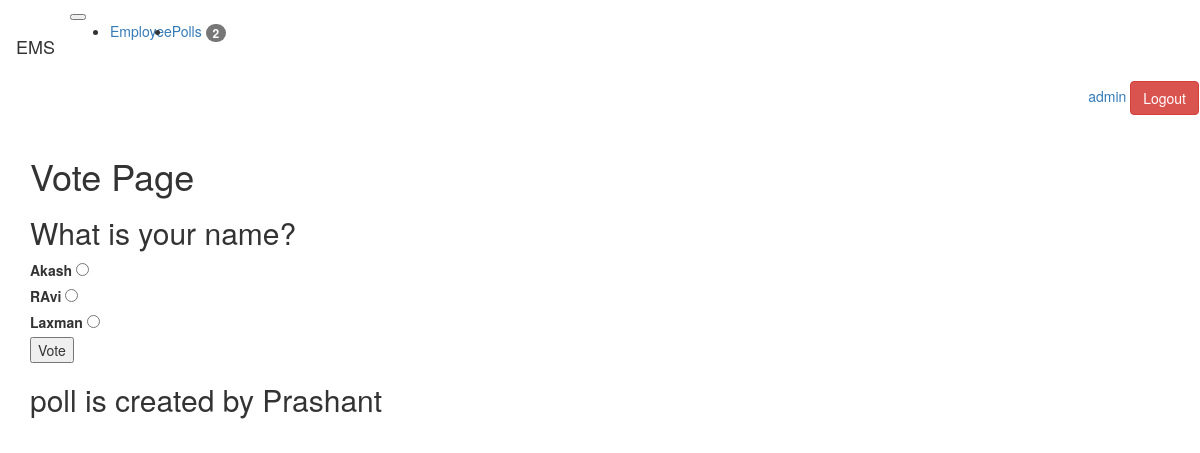
The app's page /polls/1/ (signed in) with its own data.
### poll/models.py (models this page shows, shortened)
class Qus(models.Model):
    title = models.CharField(max_length=200, null=True, blank=True)
    status = models.CharField(default='inactive', max_length=10)
    created_by= models.ForeignKey(User, null=True, blank=True, on_delete=models.CASCADE)
    start_date = models.DateTimeField(null=True, blank=True)
    start_date = models.DateTimeField(null=True, blank=True)
    created_at = models.DateTimeField(auto_now_add=True)
    updated_at = models.DateTimeField(auto_now_add=True)
    @property
    def choices(self):
        return self.choices_set.all()

class Choices(models.Model):
    qus_id = models.ForeignKey(Qus, on_delete=models.CASCADE)
    text = models.CharField(max_length=200, null=True, blank=True)
    created_at = models.DateTimeField(auto_now_add=True)
    updated_at = models.DateTimeField(auto_now_add=True)

### poll/views.py (the view, shortened to what this page needs)
# urls.py: path('polls/', include('poll.urls')),
@login_required(login_url='/login/')
def poll(request, id=None):
    if request.method=="GET":
        context={}
        try:
            qus = Qus.objects.get(id=id)
        except:
            raise Http404
        context['qus'] = qus
        return render(request, 'poll/poll.html', context)

### poll/context_processors.py (called while the page is built)
def polls_count(request):
    count = Qus.objects.count()
    return {'polls_count':count}

### employee_management_sys/templates/poll/poll.html (shortened to what this page needs)
<!DOCTYPE html>
{% extends 'base.html' %}
    {% block content %}
        <h1>Vote Page</h1>
        <h2>{{ qus.title }}</h2>
        <form action="{% url 'single_poll' id=qus.id %}" method="POST">
        {% for choice in qus.choices %}
            <label>{{ choice.text }}</label>
           <input type=radio name="ans" value="{{ choice.id }}"><br/>
        {% empty %}
            <p>There is not any choice for the question.</p>
        {% endfor %}
        <input type="submit" value="Vote" name="vote">
        </form>
        <h2> poll is created by {{ qus.created_by.first_name }}</h2>
    {% endblock %}

### employee_management_sys/templates/header.html (shortened to what this page needs)
<div class="navbar navbar-expand-lg navbar-light bg-light">
    <span class="navbar-brand mb-0 h1">EMS</span>
    <button class="navbar-toggler" type="button" data-toggle="collapse" data-target="#navbarNav" aria-controls="navbarNav" aria-expanded="false" aria-label="Toggle navigation">
    </button>
    <div class="collapse navbar-collapse" id="navbarNav">
        <ul class="navbar-nav">
            <li class="nav-item">
                <a class="nav-link" href="{% url 'employee_list' %}">
                    {{"employee" | capfirst}}
                </a>
            </li>
            <li class="nav-item">
                <a class="nav-link" href="{% url 'index' %}">
                    {{"Polls" | capfirst}}
                    <span class="badge badge-primary badge-pill ">{{ polls_count }}</span>
                </a>
            </li>
        </ul>
    </div>
    <div class="text-right">
        <form method="POST" action="/logout/">
            <a href="{% url 'my_profile'  %} ">{{ user }}</a>
            <input class="btn btn-danger" type="submit" value="Logout">
        </form>
    </div>
</div>

### records on screen
Qus: title "What is your name?", created_by.first_name "Prashant"
Choices: text "Akash"
Choices: text "RAvi"
Choices: text "Laxman"

### other values on screen
{{ "employee" | capfirst }} "Employee"
{{ "Polls" | capfirst }} "Polls"
{{ polls_count }} "2"
{{ user }} "admin"
